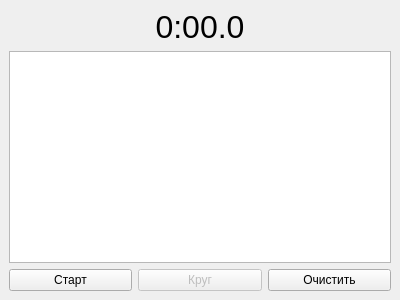
<?xml version="1.0" encoding="UTF-8"?>
<ui version="4.0">
 <class>MainWindow</class>
 <widget class="QMainWindow" name="MainWindow">
  <property name="geometry">
   <rect>
    <x>0</x>
    <y>0</y>
    <width>400</width>
    <height>300</height>
   </rect>
  </property>
  <property name="windowTitle">
   <string>Секундомер</string>
  </property>
  <widget class="QWidget" name="centralwidget">
   <layout class="QVBoxLayout" name="verticalLayout">
    <item>
     <widget class="QLabel" name="timeLabel">
      <property name="text">
       <string>0:00.0</string>
      </property>
      <property name="alignment">
       <set>Qt::AlignCenter</set>
      </property>
      <property name="font">
       <font>
        <pointsize>24</pointsize>
       </font>
      </property>
     </widget>
    </item>
    <item>
     <widget class="QTextBrowser" name="lapsBrowser">
      <property name="html">
       <string>&lt;!DOCTYPE HTML PUBLIC \"-//W3C//DTD HTML 4.0//EN\" \"http://www.w3.org/TR/REC-html40/strict.dtd\"&gt;
&lt;html&gt;&lt;head&gt;&lt;meta name=\"qrichtext\" content=\"1\" /&gt;&lt;style type=\"text/css\"&gt;
&lt;/style&gt;&lt;/head&gt;&lt;body style=\" font-family:'MS Shell Dlg 2'; font-size:8.25pt; font-weight:400; font-style:normal;\"&gt;&lt;/body&gt;&lt;/html&gt;
</string>
      </property>
     </widget>
    </item>
    <item>
     <layout class="QHBoxLayout" name="buttonLayout">
      <item>
       <widget class="QPushButton" name="startStopButton">
        <property name="text">
         <string>Старт</string>
        </property>
       </widget>
      </item>
      <item>
       <widget class="QPushButton" name="lapButton">
        <property name="text">
         <string>Круг</string>
        </property>
        <property name="enabled">
         <bool>false</bool>
        </property>
       </widget>
      </item>
      <item>
       <widget class="QPushButton" name="resetButton">
        <property name="text">
         <string>Очистить</string>
        </property>
       </widget>
      </item>
     </layout>
    </item>
   </layout>
  </widget>
 </widget>
 <customwidgets/>
</ui>
